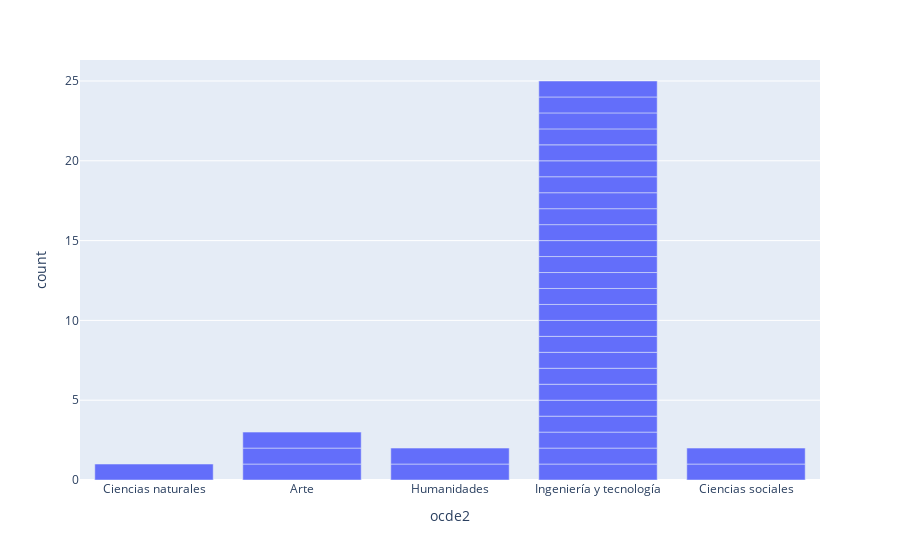

Source (notebook cell):
### Code cell
fig = px.bar(groups, x='ocde2')
fig.show()

### Figure 1 — Plotly figure (JSON) as saved in the notebook; plotly's stock layout.template omitted (floating-point values rounded to 4 significant figures)
{"data": [{"alignmentgroup": "True", "hovertemplate": "ocde2=%{x}<br>count=%{y}<extra></extra>", "legendgroup": "", "marker": {"color": "#636efa", "pattern": {"shape": ""}}, "name": "", "offsetgroup": "", "orientation": "v", "showlegend": false, "textposition": "auto", "type": "bar", "x": ["Ciencias naturales", "Arte", "Arte", "Humanidades", "Ingeniería y tecnología", "Ingeniería y tecnología", "Ciencias sociales", "Ingeniería y tecnología", "Ciencias sociales", "Ingeniería y tecnología", "Ingeniería y tecnología", "Ingeniería y tecnología", "Ingeniería y tecnología", "Ingeniería y tecnología", "Ingeniería y tecnología", "Ingeniería y tecnología", "Ingeniería y tecnología", "Ingeniería y tecnología", "Arte", "Humanidades", "Ingeniería y tecnología", "Ingeniería y tecnología", "Ingeniería y tecnología", "Ingeniería y tecnología", "Ingeniería y tecnología", "Ingeniería y tecnología", "Ingeniería y tecnología", "Ingeniería y tecnología", "Ingeniería y tecnología", "Ingeniería y tecnología", "Ingeniería y tecnología", "Ingeniería y tecnología", "Ingeniería y tecnología"], "xaxis": "x", "y": [1, 1, 1, 1, 1, 1, 1, 1, 1, 1, 1, 1, 1, 1, 1, 1, 1, 1, 1, 1, 1, 1, 1, 1, 1, 1, 1, 1, 1, 1, 1, 1, 1], "yaxis": "y"}], "layout": {"autosize": true, "barmode": "relative", "legend": {"tracegroupgap": 0}, "margin": {"t": 60}, "xaxis": {"anchor": "y", "autorange": true, "domain": [0, 1], "range": [-0.5, 4.5], "title": {"text": "ocde2"}, "type": "category"}, "yaxis": {"anchor": "x", "autorange": true, "domain": [0, 1], "range": [0, 26.32], "title": {"text": "count"}, "type": "linear"}}}
